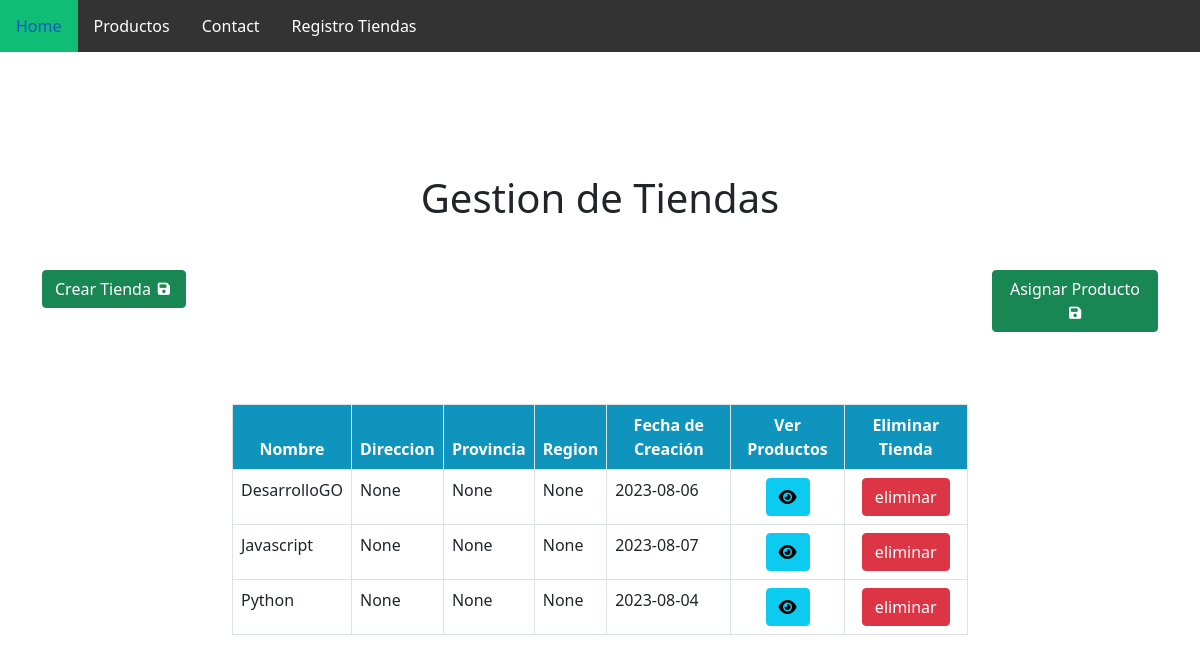
The app's page /productos/registroTienda, older data.
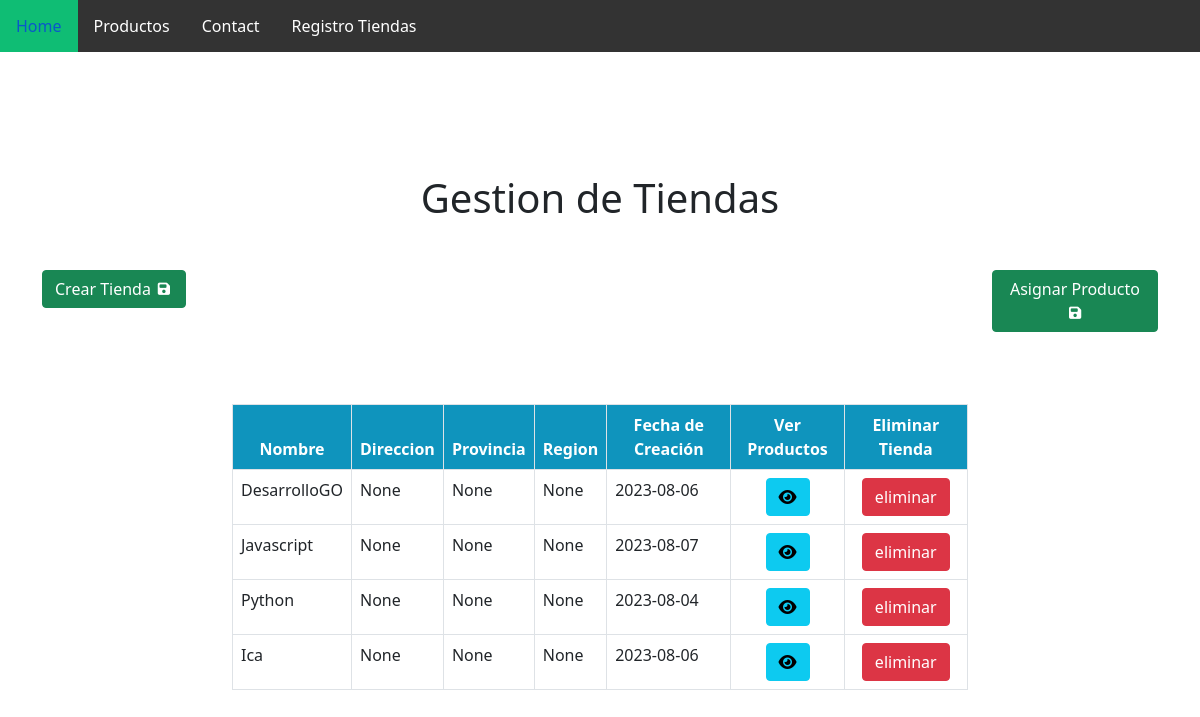
The same page, newer data.
### productos/models.py (models this page shows)
class cursoInfo(models.Model):
    nombre = models.CharField(max_length=32, blank=True, null=True)
    direccion = models.CharField(max_length=32, blank=True, null=True)
    provincia = models.CharField(max_length=32, blank=True, null=True)
    region = models.CharField(max_length=32, blank=True, null=True)
    fechaInicio = models.CharField(max_length=32, blank=True, null=True)

### productos/views.py (the view, shortened to what this page needs)
# urls.py: path('registroTienda',views.registroTienda,name='registroTienda'),
def registroTienda(request):
    usuarioSesion = infoProductos.objects.get(id=2)
    return render(request,'registroTienda.html',{
        'usuarioSession':usuarioSesion,
        'cursosTotales':cursoInfo.objects.all().order_by('id'),
        'usuariosTotales':infoProductos.objects.all().order_by('id')
    })

### productos/templates/registroTienda.html (shortened to what this page needs)
{% load static %}
<!DOCTYPE html>
<html>
    <head>
        <link rel="stylesheet" href="{% static 'ingresoProducto/index.css' %}">
        <link href="https://cdn.jsdelivr.net/npm/bootstrap@5.0.2/dist/css/bootstrap.min.css" rel="stylesheet">
        <link rel="stylesheet" href="https://cdnjs.cloudflare.com/ajax/libs/font-awesome/6.3.0/css/all.min.css" />
    </head>
    <body>
        <ul id="navbar" >
            <li><a href="default.asp">Home</a></li>
            <li><a href="login">Productos</a></li>
            <li><a href="contact.asp">Contact</a></li>
            <li><a href="registroTienda">Registro Tiendas</a></li>
          </ul>
        <br>
        <div class="mt-5 text-center">
            <h1>Gestion de Tiendas</h1>
        </div>
        <div class="container mt-5">
            <div class="row justify-content-between">
                <div class="col-2">
                    <button class="btn btn-success" data-bs-toggle="modal" data-bs-target="#nuevoCurso">Crear Tienda <i class="fas fa-save fa-sm fa-fw"></i></button>
                </div>
                <div class="col-2">
                    <button class="btn btn-success" data-bs-toggle="modal" data-bs-target="#asignarCurso">Asignar Producto <i class="fas fa-save fa-sm fa-fw"></i></button>
                </div>
            </div>
        </div>
        <br>
        <div class="mt-5 container">
            <div class="row justify-content-center">
                <div class="col-8">
                    <table class="table table-bordered">
                        <thead style="background-color: #0f94bd; color: white; text-align: center">
                            <th>Nombre</th>
                            <th>Direccion</th>
                            <th>Provincia</th>
                            <th>Region</th>
                            <th>Fecha de Creación</th>
                            <th>Ver Productos</th>
                            <th>Eliminar Tienda</th>
                        </thead>
                        <tbody >
                            {% for curso in cursosTotales %}
                            <tr  >
                                <td>{{ curso.nombre }}</td>
                                <td>{{ curso.direccion}}</td>
                                <td>{{ curso.provincia}}</td>
                                <td>{{ curso.region}}</td>
                                <td>{{ curso.fechaInicio }}</td>
                                <td class="text-center" ><a class="btn btn-info " href="{% url 'productos:verEstudiantes' curso.id %}"><i class="fa-solid fa-eye "></a></td>
                               <td class="text-center"><a class="btn btn-danger " href="{% url 'productos:eliminarCurso' curso.id %}">eliminar</a></td>
                            </tr>
                            {% endfor %}
                        </tbody>
                    </table>
                </div>
            </div>
        </div>
    </body>
</html>

### productos/static/ingresoProducto/index.css (style rules this page uses)
#navbar { list-style-type: none; margin-bottom: 50px; padding: 0; overflow: hidden; background-color: #333; }
li { float: left; }
li a { display: block; color: white; text-align: center; padding: 14px 16px; text-decoration: none; }

Row changes from the older to the newer data that the page shows:
added cursoInfo: nombre "Ica", direccion "None", provincia "None", region "None", fechaInicio "2023-08-06"
